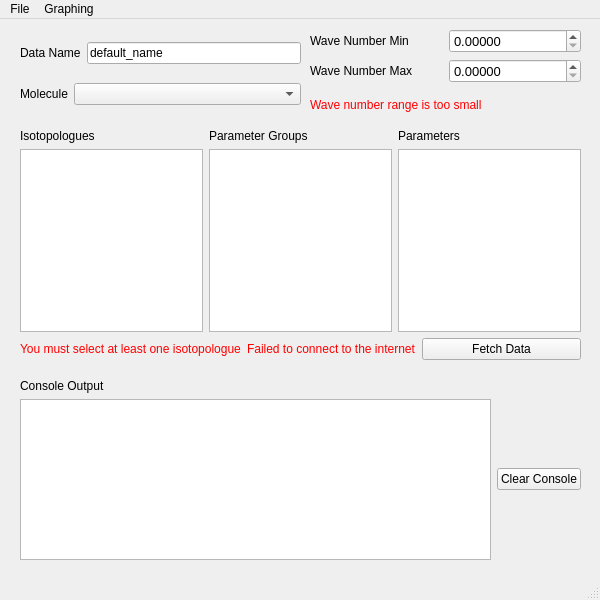
<?xml version="1.0" encoding="UTF-8"?>
<ui version="4.0">
    <class>MainWindow</class>
    <widget class="QMainWindow" name="MainWindow">
        <property name="geometry">
            <rect>
                <x>0</x>
                <y>0</y>
                <width>600</width>
                <height>600</height>
            </rect>
        </property>
        <property name="minimumSize">
            <size>
                <width>600</width>
                <height>600</height>
            </size>
        </property>
        <property name="font">
            <font>
                <pointsize>9</pointsize>
            </font>
        </property>
        <property name="windowTitle">
            <string>hapiest</string>
        </property>
        <property name="toolTip">
            <string/>
        </property>
        <property name="toolButtonStyle">
            <enum>Qt::ToolButtonIconOnly</enum>
        </property>
        <property name="tabShape">
            <enum>QTabWidget::Rounded</enum>
        </property>
        <widget class="QWidget" name="centralwidget">
            <widget class="QWidget" name="gridLayoutWidget">
                <property name="geometry">
                    <rect>
                        <x>20</x>
                        <y>360</y>
                        <width>561</width>
                        <height>181</height>
                    </rect>
                </property>
                <layout class="QGridLayout" name="gridLayout">
                    <item row="1" column="0">
                        <widget class="QTextEdit" name="console_output">
                            <property name="font">
                                <font>
                                    <family>Consolas</family>
                                    <pointsize>9</pointsize>
                                    <stylestrategy>PreferAntialias</stylestrategy>
                                </font>
                            </property>
                            <property name="cursor" stdset="0">
                                <cursorShape>IBeamCursor</cursorShape>
                            </property>
                            <property name="readOnly">
                                <bool>true</bool>
                            </property>
                            <property name="acceptRichText">
                                <bool>false</bool>
                            </property>
                        </widget>
                    </item>
                    <item row="0" column="0">
                        <widget class="QLabel" name="label_8">
                            <property name="text">
                                <string>Console Output</string>
                            </property>
                        </widget>
                    </item>
                    <item row="1" column="1">
                        <widget class="QPushButton" name="clear_console">
                            <property name="font">
                                <font>
                                    <pointsize>9</pointsize>
                                </font>
                            </property>
                            <property name="text">
                                <string>Clear Console</string>
                            </property>
                        </widget>
                    </item>
                </layout>
            </widget>
            <widget class="QWidget" name="gridLayoutWidget_3">
                <property name="geometry">
                    <rect>
                        <x>20</x>
                        <y>110</y>
                        <width>561</width>
                        <height>231</height>
                    </rect>
                </property>
                <layout class="QGridLayout" name="gridLayout_5">
                    <item row="0" column="0">
                        <layout class="QHBoxLayout" name="horizontalLayout_3">
                            <item>
                                <layout class="QVBoxLayout" name="verticalLayout">
                                    <item>
                                        <widget class="QLabel" name="label_2">
                                            <property name="text">
                                                <string>Isotopologues</string>
                                            </property>
                                        </widget>
                                    </item>
                                    <item>
                                        <widget class="QListWidget" name="iso_list"/>
                                    </item>
                                </layout>
                            </item>
                            <item>
                                <layout class="QVBoxLayout" name="verticalLayout_2">
                                    <item>
                                        <widget class="QLabel" name="label_6">
                                            <property name="text">
                                                <string>Parameter Groups</string>
                                            </property>
                                        </widget>
                                    </item>
                                    <item>
                                        <widget class="QListWidget" name="param_group_list"/>
                                    </item>
                                </layout>
                            </item>
                            <item>
                                <layout class="QVBoxLayout" name="verticalLayout_3">
                                    <item>
                                        <widget class="QLabel" name="label_7">
                                            <property name="font">
                                                <font>
                                                    <pointsize>9</pointsize>
                                                </font>
                                            </property>
                                            <property name="text">
                                                <string>Parameters</string>
                                            </property>
                                        </widget>
                                    </item>
                                    <item>
                                        <widget class="QListWidget" name="param_list"/>
                                    </item>
                                </layout>
                            </item>
                        </layout>
                    </item>
                    <item row="1" column="0">
                        <layout class="QHBoxLayout" name="horizontalLayout_4">
                            <item>
                                <widget class="QLabel" name="err_bad_iso_list">
                                    <property name="palette">
                                        <palette>
                                            <active>
                                                <colorrole role="WindowText">
                                                    <brush brushstyle="SolidPattern">
                                                        <color alpha="255">
                                                            <red>255</red>
                                                            <green>0</green>
                                                            <blue>0</blue>
                                                        </color>
                                                    </brush>
                                                </colorrole>
                                                <colorrole role="Text">
                                                    <brush brushstyle="SolidPattern">
                                                        <color alpha="255">
                                                            <red>255</red>
                                                            <green>0</green>
                                                            <blue>4</blue>
                                                        </color>
                                                    </brush>
                                                </colorrole>
                                            </active>
                                            <inactive>
                                                <colorrole role="WindowText">
                                                    <brush brushstyle="SolidPattern">
                                                        <color alpha="255">
                                                            <red>255</red>
                                                            <green>0</green>
                                                            <blue>0</blue>
                                                        </color>
                                                    </brush>
                                                </colorrole>
                                                <colorrole role="Text">
                                                    <brush brushstyle="SolidPattern">
                                                        <color alpha="255">
                                                            <red>255</red>
                                                            <green>0</green>
                                                            <blue>4</blue>
                                                        </color>
                                                    </brush>
                                                </colorrole>
                                            </inactive>
                                            <disabled>
                                                <colorrole role="WindowText">
                                                    <brush brushstyle="SolidPattern">
                                                        <color alpha="255">
                                                            <red>120</red>
                                                            <green>120</green>
                                                            <blue>120</blue>
                                                        </color>
                                                    </brush>
                                                </colorrole>
                                                <colorrole role="Text">
                                                    <brush brushstyle="SolidPattern">
                                                        <color alpha="255">
                                                            <red>120</red>
                                                            <green>120</green>
                                                            <blue>120</blue>
                                                        </color>
                                                    </brush>
                                                </colorrole>
                                            </disabled>
                                        </palette>
                                    </property>
                                    <property name="font">
                                        <font>
                                            <stylestrategy>PreferAntialias</stylestrategy>
                                        </font>
                                    </property>
                                    <property name="text">
                                        <string>You must select at least one isotopologue</string>
                                    </property>
                                </widget>
                            </item>
                            <item>
                                <widget class="QLabel" name="err_bad_connection">
                                    <property name="palette">
                                        <palette>
                                            <active>
                                                <colorrole role="WindowText">
                                                    <brush brushstyle="SolidPattern">
                                                        <color alpha="255">
                                                            <red>255</red>
                                                            <green>0</green>
                                                            <blue>0</blue>
                                                        </color>
                                                    </brush>
                                                </colorrole>
                                            </active>
                                            <inactive>
                                                <colorrole role="WindowText">
                                                    <brush brushstyle="SolidPattern">
                                                        <color alpha="255">
                                                            <red>255</red>
                                                            <green>0</green>
                                                            <blue>0</blue>
                                                        </color>
                                                    </brush>
                                                </colorrole>
                                            </inactive>
                                            <disabled>
                                                <colorrole role="WindowText">
                                                    <brush brushstyle="SolidPattern">
                                                        <color alpha="255">
                                                            <red>120</red>
                                                            <green>120</green>
                                                            <blue>120</blue>
                                                        </color>
                                                    </brush>
                                                </colorrole>
                                            </disabled>
                                        </palette>
                                    </property>
                                    <property name="text">
                                        <string>Failed to connect to the internet</string>
                                    </property>
                                </widget>
                            </item>
                            <item>
                                <widget class="QPushButton" name="fetch_button">
                                    <property name="font">
                                        <font>
                                            <pointsize>9</pointsize>
                                        </font>
                                    </property>
                                    <property name="text">
                                        <string>Fetch Data</string>
                                    </property>
                                </widget>
                            </item>
                        </layout>
                    </item>
                </layout>
            </widget>
            <widget class="QWidget" name="verticalLayoutWidget_4">
                <property name="geometry">
                    <rect>
                        <x>310</x>
                        <y>10</y>
                        <width>271</width>
                        <height>92</height>
                    </rect>
                </property>
                <layout class="QVBoxLayout" name="verticalLayout_4">
                    <item>
                        <layout class="QHBoxLayout" name="horizontalLayout_6">
                            <item>
                                <widget class="QLabel" name="label_3">
                                    <property name="font">
                                        <font>
                                            <pointsize>9</pointsize>
                                        </font>
                                    </property>
                                    <property name="text">
                                        <string>Wave Number Min</string>
                                    </property>
                                </widget>
                            </item>
                            <item>
                                <widget class="QDoubleSpinBox" name="wn_min">
                                    <property name="font">
                                        <font>
                                            <pointsize>10</pointsize>
                                        </font>
                                    </property>
                                    <property name="decimals">
                                        <number>5</number>
                                    </property>
                                    <property name="maximum">
                                        <double>100000.000000000000000</double>
                                    </property>
                                    <property name="value">
                                        <double>0.000000000000000</double>
                                    </property>
                                </widget>
                            </item>
                        </layout>
                    </item>
                    <item>
                        <layout class="QHBoxLayout" name="horizontalLayout_7">
                            <item>
                                <widget class="QLabel" name="label_4">
                                    <property name="font">
                                        <font>
                                            <pointsize>9</pointsize>
                                        </font>
                                    </property>
                                    <property name="text">
                                        <string>Wave Number Max</string>
                                    </property>
                                </widget>
                            </item>
                            <item>
                                <widget class="QDoubleSpinBox" name="wn_max">
                                    <property name="font">
                                        <font>
                                            <pointsize>10</pointsize>
                                        </font>
                                    </property>
                                    <property name="decimals">
                                        <number>5</number>
                                    </property>
                                    <property name="maximum">
                                        <double>100000.000000000000000</double>
                                    </property>
                                    <property name="value">
                                        <double>0.000000000000000</double>
                                    </property>
                                </widget>
                            </item>
                        </layout>
                    </item>
                    <item>
                        <widget class="QLabel" name="err_small_range">
                            <property name="palette">
                                <palette>
                                    <active>
                                        <colorrole role="WindowText">
                                            <brush brushstyle="SolidPattern">
                                                <color alpha="255">
                                                    <red>255</red>
                                                    <green>0</green>
                                                    <blue>0</blue>
                                                </color>
                                            </brush>
                                        </colorrole>
                                    </active>
                                    <inactive>
                                        <colorrole role="WindowText">
                                            <brush brushstyle="SolidPattern">
                                                <color alpha="255">
                                                    <red>255</red>
                                                    <green>0</green>
                                                    <blue>0</blue>
                                                </color>
                                            </brush>
                                        </colorrole>
                                    </inactive>
                                    <disabled>
                                        <colorrole role="WindowText">
                                            <brush brushstyle="SolidPattern">
                                                <color alpha="255">
                                                    <red>120</red>
                                                    <green>120</green>
                                                    <blue>120</blue>
                                                </color>
                                            </brush>
                                        </colorrole>
                                    </disabled>
                                </palette>
                            </property>
                            <property name="text">
                                <string>Wave number range is too small</string>
                            </property>
                        </widget>
                    </item>
                </layout>
            </widget>
            <widget class="QWidget" name="verticalLayoutWidget_5">
                <property name="geometry">
                    <rect>
                        <x>20</x>
                        <y>10</y>
                        <width>281</width>
                        <height>91</height>
                    </rect>
                </property>
                <layout class="QVBoxLayout" name="verticalLayout_8">
                    <item>
                        <layout class="QHBoxLayout" name="horizontalLayout_8">
                            <item>
                                <widget class="QLabel" name="label">
                                    <property name="font">
                                        <font>
                                            <pointsize>9</pointsize>
                                        </font>
                                    </property>
                                    <property name="text">
                                        <string>Data Name</string>
                                    </property>
                                </widget>
                            </item>
                            <item>
                                <widget class="QLineEdit" name="data_name">
                                    <property name="text">
                                        <string>default_name</string>
                                    </property>
                                </widget>
                            </item>
                        </layout>
                    </item>
                    <item>
                        <layout class="QHBoxLayout" name="horizontalLayout_9">
                            <item>
                                <widget class="QLabel" name="label_5">
                                    <property name="sizePolicy">
                                        <sizepolicy hsizetype="Fixed" vsizetype="Fixed">
                                            <horstretch>0</horstretch>
                                            <verstretch>0</verstretch>
                                        </sizepolicy>
                                    </property>
                                    <property name="text">
                                        <string>Molecule</string>
                                    </property>
                                </widget>
                            </item>
                            <item>
                                <widget class="QComboBox" name="molecule_id">
                                    <property name="sizePolicy">
                                        <sizepolicy hsizetype="Preferred" vsizetype="Fixed">
                                            <horstretch>0</horstretch>
                                            <verstretch>0</verstretch>
                                        </sizepolicy>
                                    </property>
                                </widget>
                            </item>
                        </layout>
                    </item>
                </layout>
            </widget>
        </widget>
        <widget class="QMenuBar" name="menubar">
            <property name="geometry">
                <rect>
                    <x>0</x>
                    <y>0</y>
                    <width>600</width>
                    <height>26</height>
                </rect>
            </property>
            <widget class="QMenu" name="menuFile">
                <property name="title">
                    <string>File</string>
                </property>
            </widget>
            <widget class="QMenu" name="menuOpen_Window">
                <property name="title">
                    <string>Graphing</string>
                </property>
                <addaction name="action_absorption_coefficient"/>
                <addaction name="action_spectral_lines"/>
                <addaction name="action_absorption_cross_section"/>
                <addaction name="action_transmittance_function"/>
                <addaction name="action_absorption_function"/>
                <addaction name="action_radiance_function"/>
            </widget>
            <addaction name="menuFile"/>
            <addaction name="menuOpen_Window"/>
        </widget>
        <widget class="QStatusBar" name="statusbar"/>
        <action name="action_absorption_coefficient">
            <property name="text">
                <string>Absorption Coefficient</string>
            </property>
        </action>
        <action name="action_spectral_lines">
            <property name="text">
                <string>Spectral Lines</string>
            </property>
        </action>
        <action name="action_absorption_cross_section">
            <property name="text">
                <string>Absorption Cross Section</string>
            </property>
        </action>
        <action name="action_transmittance_function">
            <property name="text">
                <string>Transmittance Function</string>
            </property>
        </action>
        <action name="action_absorption_function">
            <property name="text">
                <string>Absorption Function</string>
            </property>
        </action>
        <action name="action_radiance_function">
            <property name="text">
                <string>Radiance Function</string>
            </property>
        </action>
    </widget>
    <resources/>
    <connections/>
</ui>
